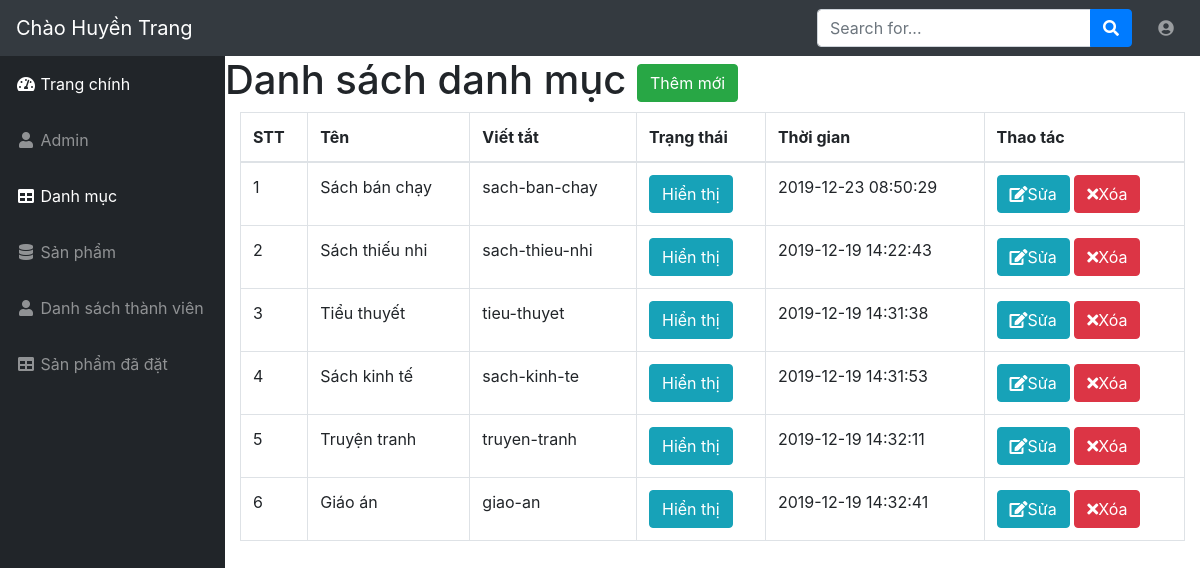
Screenshot of /admin/modules/category/index.php (signed in) with the database file from the repository.
### tables this page shows
CREATE TABLE `category` (
  `id` int(11) NOT NULL,
  `name` varchar(100) DEFAULT NULL,
  `slug` varchar(100) DEFAULT NULL,
  `images` varchar(100) DEFAULT NULL,
  `banner` varchar(100) DEFAULT NULL,
  `home` tinyint(4) DEFAULT '0',
  `status` tinyint(4) DEFAULT '1',
  `created_at` timestamp NULL DEFAULT CURRENT_TIMESTAMP ON UPDATE CURRENT_TIMESTAMP,
  `updated_at` timestamp NULL DEFAULT CURRENT_TIMESTAMP ON UPDATE CURRENT_TIMESTAMP
);

### libraries/database.php (called while the page is built, shortened)
<?php
    class Database
    {
        public $link;
        public function __construct()
        {
            $this->link = mysqli_connect("localhost","root","","bookstore") or die ();
            mysqli_set_charset($this->link,"utf8");
        }
         public function fetchAll($table)
        {
            $sql = "SELECT * FROM {$table} WHERE 1" ;
            $result = mysqli_query($this->link,$sql) or die("Lỗi Truy Vấn fetchAll " .mysqli_error($this->link));
            $data = [];
            if( $result)
            {
                while ($num = mysqli_fetch_assoc($result))
                {
                    $data[] = $num;
                }
            }
            return $data;
        }
    }
?>

### admin/autoload/autoload.php (called while the page is built, shortened)
<?php
    require_once  __DIR__. "/../../libraries/database.php";
    $db = new database;
 ?>

### admin/modules/category/index.php (the view, shortened to what this page needs)
<?php
    require_once  __DIR__. "/../../autoload/autoload.php";
    $category = $db->fetchAll("category");
 ?>
<?php require_once  __DIR__. "/../../layouts/header.php";   ?>
            <div class="container"><div class="row">
                <div class="col-1g-12">
                    <h1 class="page-header">
                        Danh sách danh mục
                        <a href="add.php" class="btn btn-success">Thêm mới</a>
                    </h1>
                </div>
            </div>
                <div class="row">
                        <div class="col-md-12">
                            <div class="table-responsive">
                        <table class="table table-bordered table-hover" >
                            <thead>
                                <tr>
                                    <th>STT</th>
                                    <th>Tên</th>
                                    <th>Viết tắt</th>
                                    <th>Trạng thái</th>
                                    <th>Thời gian</th>
                                    <th>Thao tác</th>
                                </tr>
                            </thead>
                            <tbody>
                                <?php $stt = 1; foreach ($category as $item): ?>
                                    <tr>
                                    <td><?php echo $stt ?></td>
                                    <td><?php echo $item['name']; ?></td>
                                    <td><?php echo $item['slug']; ?></td>
                                    <td>
                                        <a href="home.php?id=<?php echo $item['id'] ?>" class="btn btn-xs <?php echo $item['home'] == 1 ? 'btn-info' : 'btn-default' ?>">
                                            <?php echo $item['home'] == 1 ? 'Hiển thị ' : 'Không' ?>
                                        </a>
                                    </td>
                                    <td><?php echo $item['created_at']; ?></td>
                                    <td>
                                        <a class="btn btn-xs btn-info" href="edit.php?id=<?php echo $item['id'] ?>"><i class="fa fa-edit"></i>Sửa</a>
                                        <a class="btn btn-xs btn-danger" href="delete.php?id=<?php echo $item['id'] ?>"><i class="fa fa-times"></i>Xóa</a>
                                    </td>
                                </tr class="btn btn-xs btn-info">
                               <?php $stt++ ;endforeach ?>
                            </tbody>
                        </table>
                       </div>
                    </div>
                </div>
            </div>
        </div>
  <?php require_once  __DIR__. "/../../layouts/footer.php";   ?>

### rows the page displays
category: name "Sách bán chạy", slug "sach-ban-chay", home "Hiển thị", created_at "2019-12-23 08:50:29"
category: name "Sách thiếu nhi", slug "sach-thieu-nhi", home "Hiển thị", created_at "2019-12-19 14:22:43"
category: name "Tiểu thuyết", slug "tieu-thuyet", home "Hiển thị", created_at "2019-12-19 14:31:38"
category: name "Sách kinh tế", slug "sach-kinh-te", home "Hiển thị", created_at "2019-12-19 14:31:53"
category: name "Truyện tranh", slug "truyen-tranh", home "Hiển thị", created_at "2019-12-19 14:32:11"
category: name "Giáo án", slug "giao-an", home "Hiển thị", created_at "2019-12-19 14:32:41"

### other values shown
$_SESSION['admin_name'] "Huyền Trang"
